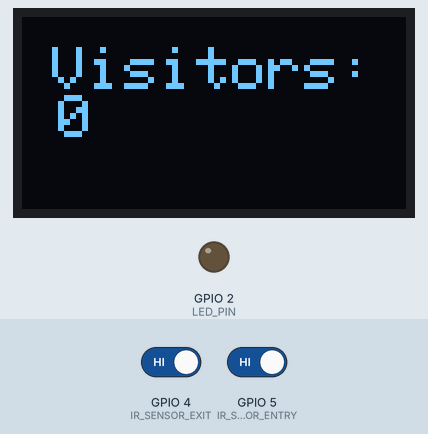
Bench run of a sketch on a simulated ESP32. Parts: 128×64 one-colour display, output pins drawn as LEDs (lit = HIGH). The test bench sets the inputs (shaded band); at power-on: GPIO 4 (IR_SENSOR_EXIT) HIGH, GPIO 5 (IR_SENSOR_ENTRY) HIGH. What the sketch prints to the serial monitor is not drawn.

Above: at 1.2 s.
1.3 s: GPIO 4 (IR_SENSOR_EXIT) driven LOW and GPIO 5 (IR_SENSOR_ENTRY) driven LOW
At 2.1 s:
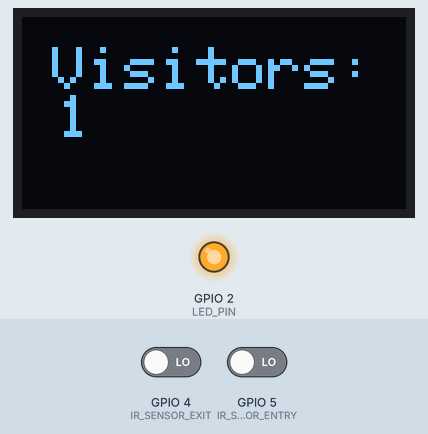
Timing chart, 0 to 4.3 s (numbered marks = the images above; inputs shaded):
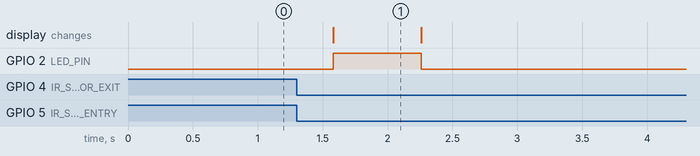

Measured:
- after the input at 1.3 s, GPIO 2 (LED_PIN): LOW → HIGH after 0.28 s, → LOW 0.68 s later; the display: first differs from a run without the input after 0.28 s (image 1)
- what the display in image 1 shows lasts 0.7 s, from 1.6 s to 2.3 s

The sketch:

visitor_counter_led_code.ino
```cpp
#include <Wire.h>
#include <Adafruit_GFX.h>
#include <Adafruit_SSD1306.h>

#define SCREEN_WIDTH 128
#define SCREEN_HEIGHT 64
#define OLED_RESET    -1
Adafruit_SSD1306 display(SCREEN_WIDTH, SCREEN_HEIGHT, &Wire, OLED_RESET);

#define IR_SENSOR_ENTRY 5
#define IR_SENSOR_EXIT 4
#define LED_PIN 2  // LED connected to D2

int visitorCount = 0;
unsigned long lastDebounceTime = 0;
const unsigned long debounceDelay = 200;
bool entryFirst = false;
bool exitFirst = false;
bool entryConfirmed = false;
bool exitConfirmed = false;

void setup() {
    pinMode(IR_SENSOR_ENTRY, INPUT);
    pinMode(IR_SENSOR_EXIT, INPUT);
    pinMode(LED_PIN, OUTPUT); // LED pin set as output

    Serial.begin(115200);
    Wire.begin(21, 22);

    if (!display.begin(SSD1306_SWITCHCAPVCC, 0x3C)) {
        Serial.println(F("SSD1306 allocation failed"));
        for (;;);
    }

    display.clearDisplay();
    display.setTextSize(2);
    display.setTextColor(WHITE);
    display.setCursor(10, 10);
    display.println("Visitors: 0");
    display.display();
}

void loop() {
    int entryState = digitalRead(IR_SENSOR_ENTRY);
    int exitState = digitalRead(IR_SENSOR_EXIT);
    unsigned long currentTime = millis();

    if (entryState == LOW && !entryFirst && (currentTime - lastDebounceTime > debounceDelay)) {
        entryFirst = true;
        lastDebounceTime = currentTime;
    }
    if (exitState == LOW && entryFirst && !entryConfirmed && (currentTime - lastDebounceTime > debounceDelay)) {
        visitorCount++;
        Serial.print("Visitor Entered. Count: ");
        Serial.println(visitorCount);
        updateDisplay();
        entryConfirmed = true;
        entryFirst = false;
        lastDebounceTime = currentTime;
    }
    if (entryState == HIGH && exitState == HIGH) {
        entryConfirmed = false;
    }

    if (exitState == LOW && !exitFirst && (currentTime - lastDebounceTime > debounceDelay)) {
        exitFirst = true;
        lastDebounceTime = currentTime;
    }
    if (entryState == LOW && exitFirst && !exitConfirmed && (currentTime - lastDebounceTime > debounceDelay)) {
        visitorCount = max(0, visitorCount - 1);
        Serial.print("Visitor Exited. Count: ");
        Serial.println(visitorCount);
        updateDisplay();
        exitConfirmed = true;
        exitFirst = false;
        lastDebounceTime = currentTime;
    }
    if (exitState == HIGH && entryState == HIGH) {
        entryFirst = false;
        exitFirst = false;
        entryConfirmed = false;
        exitConfirmed = false;
    }

    delay(50);
}

void updateDisplay() {
    display.clearDisplay();
    display.setTextSize(2);
    display.setCursor(10, 10);
    display.print("Visitors: ");
    display.println(visitorCount);
    display.display();

    // LED control
    if (visitorCount >= 1) {
        digitalWrite(LED_PIN, HIGH);  // Turn LED ON
    } else {
        digitalWrite(LED_PIN, LOW);   // Turn LED OFF
    }
}
```
